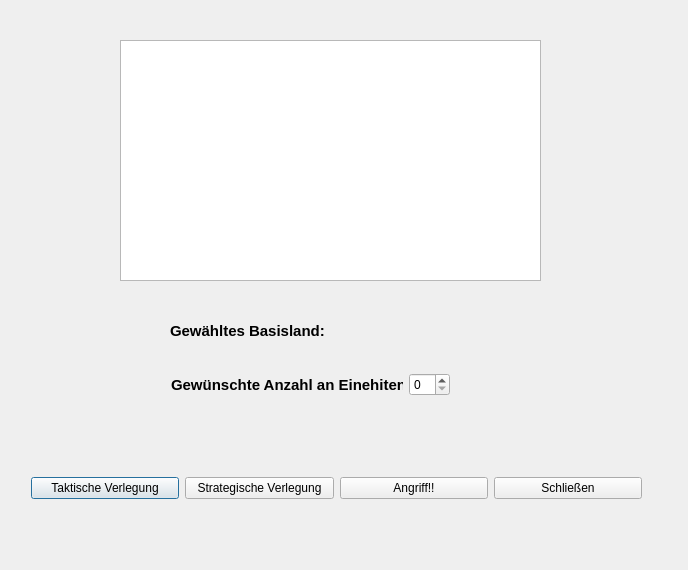
<?xml version="1.0" encoding="UTF-8"?>
<ui version="4.0">
 <class>CCountryMenu</class>
 <widget class="QDialog" name="CCountryMenu">
  <property name="geometry">
   <rect>
    <x>0</x>
    <y>0</y>
    <width>688</width>
    <height>570</height>
   </rect>
  </property>
  <property name="windowTitle">
   <string>Dialog</string>
  </property>
  <widget class="CMyView" name="countryView">
   <property name="geometry">
    <rect>
     <x>120</x>
     <y>40</y>
     <width>421</width>
     <height>241</height>
    </rect>
   </property>
  </widget>
  <widget class="QLabel" name="countryLabel">
   <property name="geometry">
    <rect>
     <x>170</x>
     <y>310</y>
     <width>291</width>
     <height>41</height>
    </rect>
   </property>
   <property name="maximumSize">
    <size>
     <width>16777215</width>
     <height>16777215</height>
    </size>
   </property>
   <property name="font">
    <font>
     <pointsize>11</pointsize>
     <bold>true</bold>
    </font>
   </property>
   <property name="text">
    <string>Gewähltes Basisland:</string>
   </property>
  </widget>
  <widget class="QWidget" name="layoutWidget">
   <property name="geometry">
    <rect>
     <x>171</x>
     <y>371</y>
     <width>279</width>
     <height>27</height>
    </rect>
   </property>
   <layout class="QHBoxLayout" name="unitsAmountLayout">
    <item>
     <widget class="QLabel" name="unitAmountLabel">
      <property name="font">
       <font>
        <pointsize>11</pointsize>
        <bold>true</bold>
       </font>
      </property>
      <property name="text">
       <string>Gewünschte Anzahl an Einehiten:</string>
      </property>
     </widget>
    </item>
    <item>
     <widget class="QSpinBox" name="unitAmountSpinBox"/>
    </item>
   </layout>
  </widget>
  <widget class="QWidget" name="layoutWidget">
   <property name="geometry">
    <rect>
     <x>31</x>
     <y>468</y>
     <width>611</width>
     <height>41</height>
    </rect>
   </property>
   <layout class="QHBoxLayout" name="PBLayout">
    <item>
     <widget class="QPushButton" name="tacticalMovemntPB">
      <property name="text">
       <string>Taktische Verlegung</string>
      </property>
      <property name="autoRepeatDelay">
       <number>300</number>
      </property>
     </widget>
    </item>
    <item>
     <widget class="QPushButton" name="strategicalMovemntPB">
      <property name="text">
       <string>Strategische Verlegung</string>
      </property>
     </widget>
    </item>
    <item>
     <widget class="QPushButton" name="attackPB">
      <property name="text">
       <string>Angriff!!</string>
      </property>
     </widget>
    </item>
    <item>
     <widget class="QPushButton" name="quitPB">
      <property name="text">
       <string>Schließen</string>
      </property>
     </widget>
    </item>
   </layout>
  </widget>
 </widget>
 <customwidgets>
  <customwidget>
   <class>CMyView</class>
   <extends>QGraphicsView</extends>
   <header>myview.h</header>
  </customwidget>
 </customwidgets>
 <resources/>
 <connections/>
</ui>
